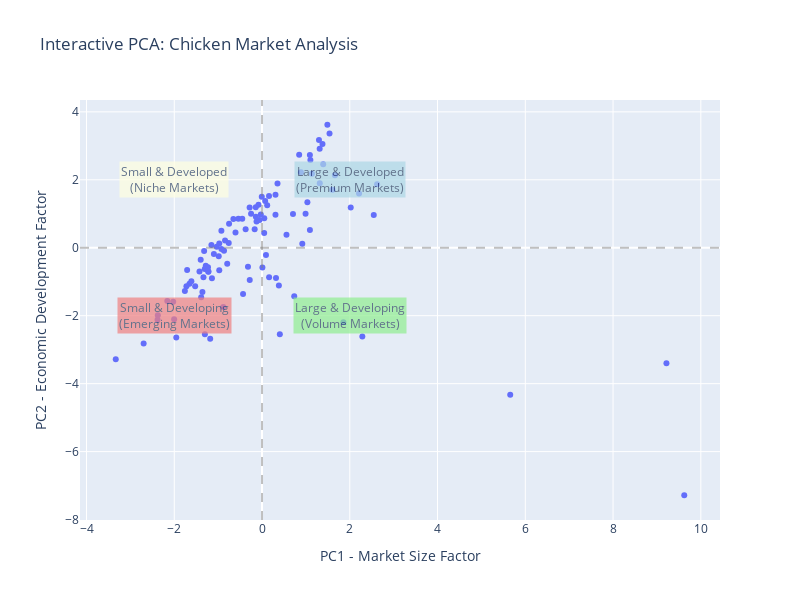

Here is the notebook cell this chart was saved with:
### Markdown cell above
### PCA visualization in 2D

### Code cell
import plotly.express as px
import plotly.graph_objects as go

# Choose number of components (2D for visualization)
pc = 2
pca_2 = PCA(n_components=pc)
X_pca_2 = pca_2.fit_transform(X_scaled)

# Prepare a DataFrame with PCs and identifiers
pc_cols = [f'PC{i+1}' for i in range(pc)]
df_pca = pd.DataFrame(X_pca_2, columns=pc_cols, index=X.index)
if ids is not None:
    df_pca = pd.concat([ids.reset_index(drop=True), df_pca.reset_index(drop=True)], axis=1)
    
# Create interactive scatter plot
fig = px.scatter(df_pca, 
                x='PC1', 
                y='PC2',
                hover_data=['Country Code'] if 'Country Code' in df_pca.columns else None,
                title='Interactive PCA: Chicken Market Analysis',
                labels={
                    'PC1': 'PC1 - Market Size Factor',
                    'PC2': 'PC2 - Economic Development Factor'
                })

# Customize hover template
fig.update_traces(
    hovertemplate='<b>%{hovertext}</b><br>' +
                  'Market Size (PC1): %{x:.2f}<br>' +
                  'Economic Development (PC2): %{y:.2f}' +
                  '<extra></extra>',
    hovertext=df_pca['Country Code'] if 'Country Code' in df_pca.columns else df_pca.index
)

# Add quadrant lines for market segmentation
fig.add_hline(y=0, line_dash="dash", line_color="gray", opacity=0.5)
fig.add_vline(x=0, line_dash="dash", line_color="gray", opacity=0.5)

# Add quadrant labels
fig.add_annotation(x=2, y=2, text="Large & Developed<br>(Premium Markets)", 
                  showarrow=False, bgcolor="lightblue", opacity=0.7)
fig.add_annotation(x=2, y=-2, text="Large & Developing<br>(Volume Markets)", 
                  showarrow=False, bgcolor="lightgreen", opacity=0.7)
fig.add_annotation(x=-2, y=2, text="Small & Developed<br>(Niche Markets)", 
                  showarrow=False, bgcolor="lightyellow", opacity=0.7)
fig.add_annotation(x=-2, y=-2, text="Small & Developing<br>(Emerging Markets)", 
                  showarrow=False, bgcolor="lightcoral", opacity=0.7)

fig.update_layout(width=800, height=600)
fig.show()

### Figure 1 — Plotly figure (JSON) as saved in the notebook; plotly's stock layout.template omitted (floating-point values rounded to 4 significant figures)
{"data": [{"customdata": [["AFG"], ["AGO"], ["ARE"], ["ARG"], ["ARM"], ["ATG"], ["AUS"], ["AUT"], ["BEL"], ["BEN"], ["BGD"], ["BGR"], ["BHR"], ["BIH"], ["BLR"], ["BOL"], ["BRA"], ["BTN"], ["BWA"], ["CAF"], ["CAN"], ["CHE"], ["CHL"], ["CHN"], ["CMR"], ["COG"], ["CRI"], ["CYP"], ["CZE"], ["DEU"], ["DNK"], ["DOM"], ["EGY"], ["ESP"], ["EST"], ["FIN"], ["FJI"], ["GAB"], ["GBR"], ["GEO"], ["GHA"], ["GIN"], ["GRC"], ["GRD"], ["GTM"], ["HKG"], ["HND"], ["HRV"], ["HUN"], ["IDN"], ["IND"], ["IRL"], ["IRN"], ["IRQ"], ["ISL"], ["ISR"], ["ITA"], ["JAM"], ["JPN"], ["KAZ"], ["KGZ"], ["KOR"], ["KWT"], ["LKA"], ["LTU"], ["LUX"], ["LVA"], ["MDA"], ["MEX"], ["MKD"], ["MLT"], ["MNE"], ["MUS"], ["MYS"], ["NAM"], ["NGA"], ["NIC"], ["NLD"], ["NOR"], ["OMN"], ["PER"], ["PHL"], ["POL"], ["PRT"], ["PRY"], ["ROU"], ["RUS"], ["RWA"], ["SAU"], ["SLV"], ["SRB"], ["SVN"], ["SWE"], ["TGO"], ["THA"], ["TJK"], ["TTO"], ["TUR"], ["UKR"], ["URY"], ["USA"], ["UZB"], ["VNM"], ["ZAF"]], "hovertemplate": "<b>%{hovertext}</b><br>Market Size (PC1): %{x:.2f}<br>Economic Development (PC2): %{y:.2f}<extra></extra>", "hovertext": ["AFG", "AGO", "ARE", "ARG", "ARM", "ATG", "AUS", "AUT", "BEL", "BEN", "BGD", "BGR", "BHR", "BIH", "BLR", "BOL", "BRA", "BTN", "BWA", "CAF", "CAN", "CHE", "CHL", "CHN", "CMR", "COG", "CRI", "CYP", "CZE", "DEU", "DNK", "DOM", "EGY", "ESP", "EST", "FIN", "FJI", "GAB", "GBR", "GEO", "GHA", "GIN", "GRC", "GRD", "GTM", "HKG", "HND", "HRV", "HUN", "IDN", "IND", "IRL", "IRN", "IRQ", "ISL", "ISR", "ITA", "JAM", "JPN", "KAZ", "KGZ", "KOR", "KWT", "LKA", "LTU", "LUX", "LVA", "MDA", "MEX", "MKD", "MLT", "MNE", "MUS", "MYS", "NAM", "NGA", "NIC", "NLD", "NOR", "OMN", "PER", "PHL", "POL", "PRT", "PRY", "ROU", "RUS", "RWA", "SAU", "SLV", "SRB", "SVN", "SWE", "TGO", "THA", "TJK", "TTO", "TUR", "UKR", "URY", "USA", "UZB", "VNM", "ZAF"], "legendgroup": "", "marker": {"color": "#636efa", "symbol": "circle"}, "mode": "markers", "name": "", "orientation": "v", "showlegend": false, "type": "scatter", "x": [-2.698, -2.003, 1.605, -0.2799, -1.305, -0.5391, 1.394, 0.8865, 1.316, -1.654, -1.387, -0.3736, -0.02796, -0.987, -1.358, -1.524, 5.656, -1.153, -0.7511, -3.334, 1.662, 1.538, 0.04916, 9.622, -2.381, -2.024, -0.4507, -0.143, 0.3069, 2.211, 1.314, -0.8662, -0.4323, 0.9924, 0.3524, 1.09, -1.319, -1.426, 2.022, -0.7589, -1.141, -2.375, 0.05088, -0.9262, -0.9747, 1.138, -1.225, -0.2496, -0.125, 0.734, 2.286, 1.378, -1.181, -1.302, 0.8463, 0.3064, 0.7054, -1.032, 2.547, -0.7933, -1.61, 1.034, -0.05647, -1.335, 0.1594, 1.489, 0.07146, -1.282, 1.854, -0.6047, -0.005659, -0.8426, -0.6525, 0.5574, -1.398, -1.954, -1.723, 2.623, 1.298, -0.1396, -0.3203, 0.1616, 1.091, 0.1178, -1.097, -0.1679, 0.4059, -1.706, 0.9176, -1.231, -0.9256, -0.08056, 1.102, -2.158, 0.08998, -1.758, -0.9741, 0.3836, -0.8827, -0.2822, 9.217, -1.22, 0.008788, 0.3185], "xaxis": "x", "y": [-2.817, -2.105, 1.705, -0.9522, -0.6275, 0.853, 2.458, 2.219, 1.9, -1.061, -1.454, 0.5417, 0.981, -0.2485, -1.304, -1.137, -4.327, 0.08346, 0.7064, -3.281, 2.132, 3.361, 0.4374, -7.284, -2.12, -1.586, 0.8536, 1.195, 1.56, 1.599, 2.912, -0.09175, -1.363, 0.9997, 1.888, 2.733, -0.0978, -0.7005, 1.187, 0.143, -0.8978, -1.986, 0.8707, 0.5026, -0.6632, 2.175, -0.7066, 1.002, 0.7733, -1.429, -2.611, 3.057, -2.68, -2.546, 2.74, 0.9704, 0.9951, 0.0303, 0.9642, -0.4686, -0.9877, 1.337, 0.8206, -0.8696, 1.52, 3.62, 1.375, -0.5283, -2.191, 0.4526, 1.5, 0.2119, 0.8445, 0.3821, -0.3545, -2.642, -1.13, 1.871, 3.175, 0.9114, -0.5598, -0.8664, 0.5216, 1.253, -0.1856, 0.5431, -2.543, -0.6512, 0.1171, -0.5737, -0.03693, 1.265, 2.585, -1.566, -0.2139, -1.27, 0.1273, -1.111, -1.746, 1.183, -3.403, -0.6998, -0.582, -0.8875], "yaxis": "y"}], "layout": {"annotations": [{"bgcolor": "lightblue", "opacity": 0.7, "showarrow": false, "text": "Large & Developed<br>(Premium Markets)", "x": 2, "y": 2}, {"bgcolor": "lightgreen", "opacity": 0.7, "showarrow": false, "text": "Large & Developing<br>(Volume Markets)", "x": 2, "y": -2}, {"bgcolor": "lightyellow", "opacity": 0.7, "showarrow": false, "text": "Small & Developed<br>(Niche Markets)", "x": -2, "y": 2}, {"bgcolor": "lightcoral", "opacity": 0.7, "showarrow": false, "text": "Small & Developing<br>(Emerging Markets)", "x": -2, "y": -2}], "height": 600, "legend": {"tracegroupgap": 0}, "shapes": [{"line": {"color": "gray", "dash": "dash"}, "opacity": 0.5, "type": "line", "x0": 0, "x1": 1, "xref": "x domain", "y0": 0, "y1": 0, "yref": "y"}, {"line": {"color": "gray", "dash": "dash"}, "opacity": 0.5, "type": "line", "x0": 0, "x1": 0, "xref": "x", "y0": 0, "y1": 1, "yref": "y domain"}], "title": {"text": "Interactive PCA: Chicken Market Analysis"}, "width": 800, "xaxis": {"anchor": "y", "domain": [0, 1], "title": {"text": "PC1 - Market Size Factor"}}, "yaxis": {"anchor": "x", "domain": [0, 1], "title": {"text": "PC2 - Economic Development Factor"}}}}
